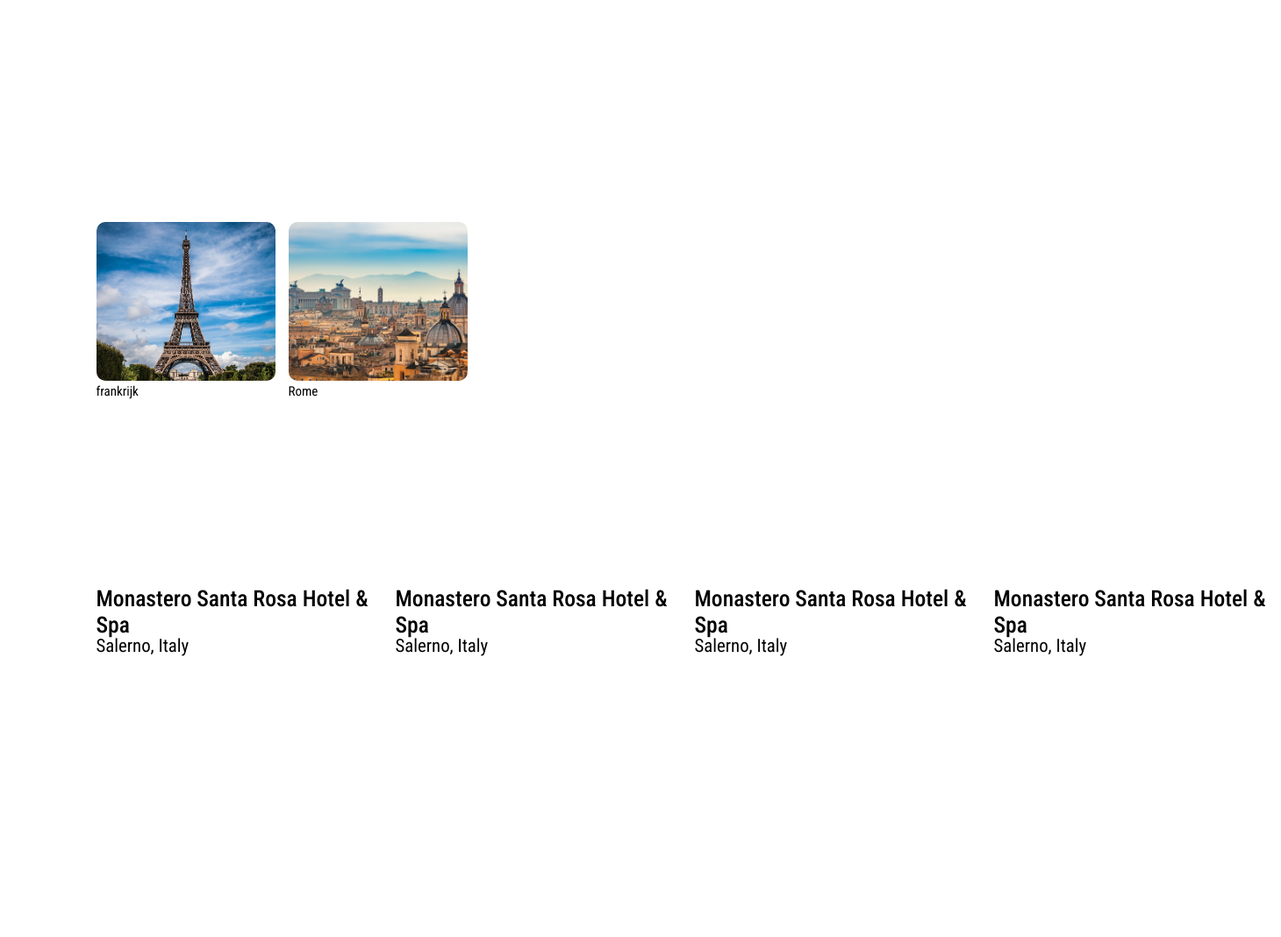
/ (middle part), run on an earlier commit of the app's database.
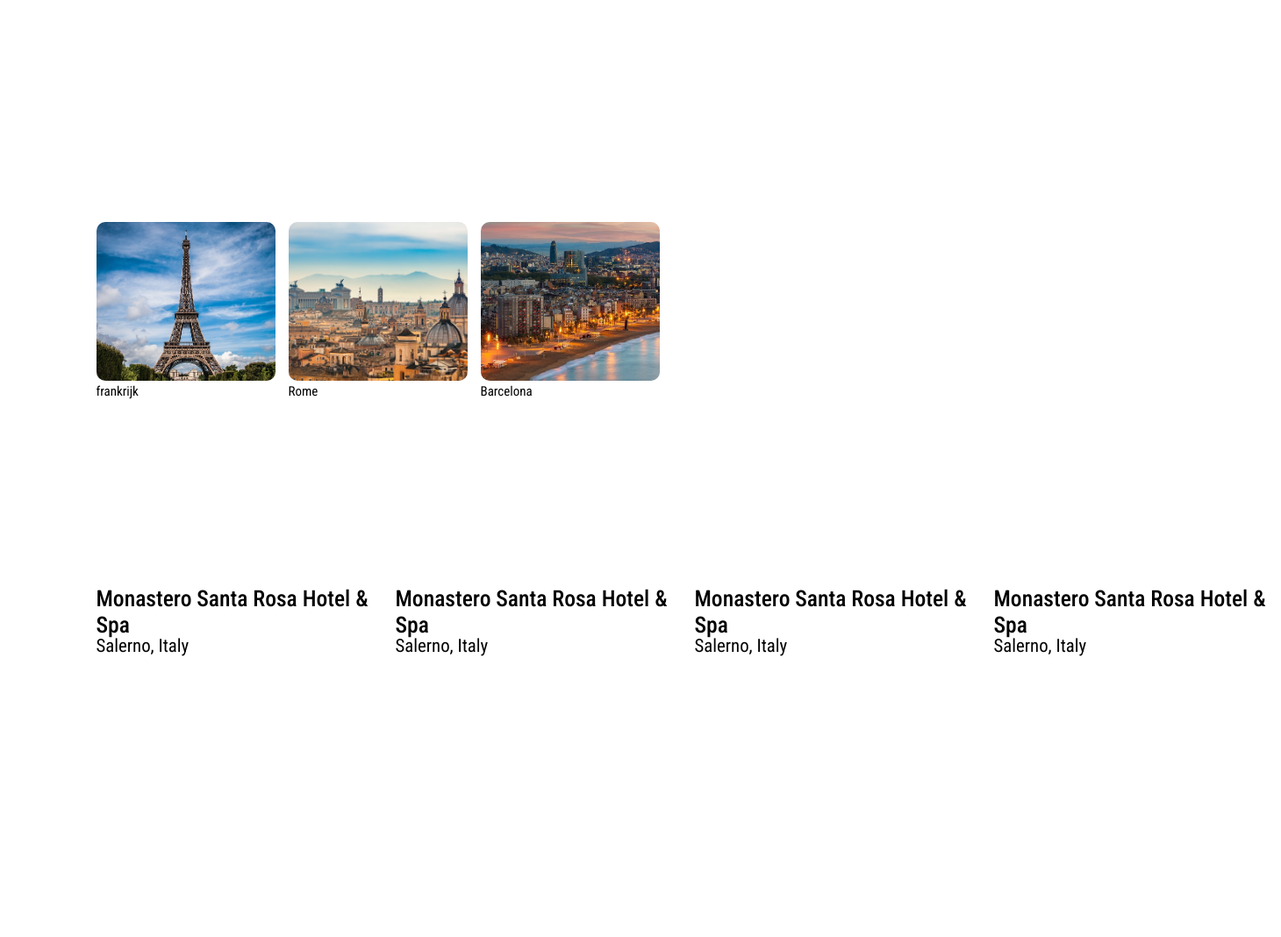
And on a later commit of the database.
### tables this page shows
CREATE TABLE `vakanties` (
  `id` int(11) NOT NULL,
  `titel` varchar(255) DEFAULT NULL,
  `korte_omschrijving` text DEFAULT NULL,
  `algemene_beschrijving` text DEFAULT NULL,
  `ligging_omgeving` text DEFAULT NULL,
  `kamers` text DEFAULT NULL,
  `faciliteiten` text DEFAULT NULL,
  `img1` varchar(255) DEFAULT NULL,
  `img2` varchar(255) DEFAULT NULL,
  `img3` varchar(255) DEFAULT NULL,
  `img4` varchar(255) DEFAULT NULL,
  `img5` varchar(255) DEFAULT NULL,
  `kortetitel` varchar(255) DEFAULT NULL,
  `begin_datum` date DEFAULT NULL,
  `eind_datum` date DEFAULT NULL
);

### index.php (the view, shortened to what this page needs)
<!DOCTYPE html>
<html lang="en">
<head>
    <link rel="stylesheet" href="css/main.css">
    <link rel="stylesheet" media=" screen and (max-width:769px)" href="css/mobile.css" />
</head>
</head>
<body>
                <?php
                $dsn = 'mysql:dbname=db_login;host=127.0.0.1';
                $user = 'root';
                $password = '';
                $connectie = new PDO($dsn, $user, $password);
                if (isset($_POST['destination'])) {
                    $zoekterm = '%' . $_POST['destination'] . '%';
                    $stmt = $connectie->prepare("SELECT * FROM vakanties WHERE vakantie LIKE ? ");
                    $stmt->execute([$zoekterm]);
                    $resultSet = $stmt->fetchAll();
                } else {
                    $resultSet = $connectie->query("SELECT * FROM vakanties")->fetchAll();
                }
                ?>
    <main>
        <div class="main-container">
            <section class="bestemmingen">
                <div class="bestemmingen-container">
                </div>
            </section>
            <div class="locatie-container radio-btns">
                <?php
                if (isset($_POST['destination'])) {
                    $zoekterm = '%' . $_POST['destination'] . '%';
                    $stmt = $connectie->prepare("SELECT * FROM vakanties WHERE vakantie LIKE ? ");
                    $stmt->execute([$zoekterm]);
                    $resultSet = $stmt;
                } else {
                    $resultSet = $connectie->query("SELECT * FROM vakanties");
                }
                while ($row = $resultSet->fetch(PDO::FETCH_ASSOC)) {
                    echo '<div class="destination-card radio-btns__btn">';
                    echo '<img class="bestemmingen-imgs" src="img/' . $row['img1'] . '" alt="" width="200" height="181">';
                    echo '<a href="bestemming.php?bestemming=' . $row['id'] . ' ">';
                    echo '<h6>' . $row['kortetitel'] . '</h6>';
                    echo '</a>';
                    echo '</div>';
                }
                ?>
            </div>
            <section class="bestemmingen">
                <div class="bestemmingen-container">
                </div>
            </section>
            <div class="horeca-container">
                <div class="hotel-card radio-btns">
                    <div class="hotel-cards radio-btns__btn ">
                        <h5>Monastero Santa Rosa Hotel & Spa</h5>
                        <h6><img src="/Imgs/icons/map-pin-line.png" alt=""> Salerno, Italy</h6>
                    </div>
                    <div class="hotel-cards radio-btns__btn">
                        <h5>Monastero Santa Rosa Hotel & Spa</h5>
                        <h6><img src="/Imgs/icons/map-pin-line.png" alt=""> Salerno, Italy</h6>
                    </div>
                    <div class="hotel-cards radio-btns__btn">
                        <h5>Monastero Santa Rosa Hotel & Spa</h5>
                        <h6><img src="/Imgs/icons/map-pin-line.png" alt=""> Salerno, Italy</h6>
                    </div>
                    <div class="hotel-cards radio-btns__btn">
                        <h5>Monastero Santa Rosa Hotel & Spa</h5>
                        <h6><img src="/Imgs/icons/map-pin-line.png" alt=""> Salerno, Italy</h6>
                    </div>
                </div>
            </div>
        </div>
    </main>
</body>

What changed in the data, as far as the page shows it:
added vakanties: img1 (picture), kortetitel "Barcelona"
